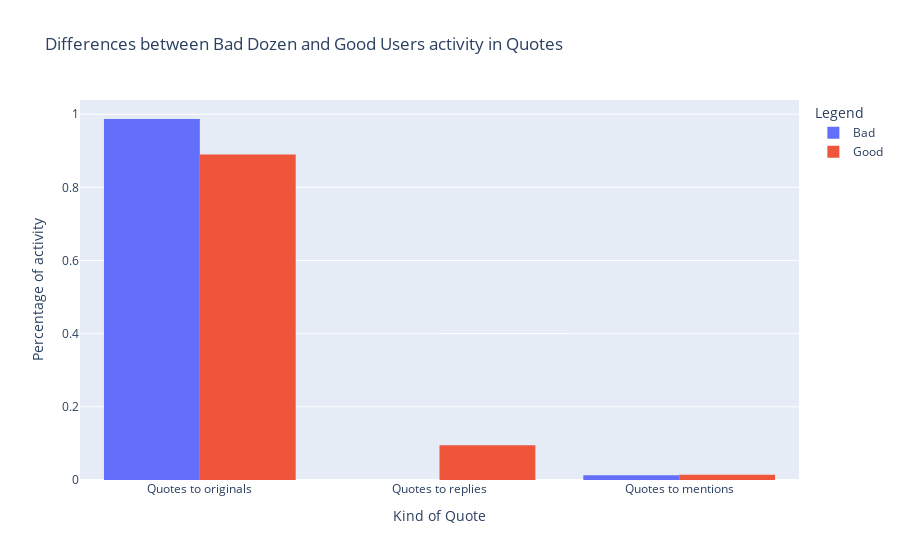

The notebook cell this image was saved under:
### Markdown cell above
# Quote
<a id="quote"/>

### Code cell
bad_values = [(len_quote_original_bad/len_quote_bad), (len_quote_reply_bad/len_quote_bad), (len_quote_mention_bad/len_quote_bad)]
good_values = [(len_quote_original_good/len_quote_good), (len_quote_reply_good/len_quote_good), (len_quote_mention_good/len_quote_good)]
labels = ["Quotes to originals", "Quotes to replies", "Quotes to mentions",]

fig = go.Figure()
fig.add_trace(go.Histogram(histfunc="sum", y=bad_values, x=labels, name="Bad"))
fig.add_trace(go.Histogram(histfunc="sum", y=good_values, x=labels, name="Good"))
fig.update_layout(
    title="Differences between Bad Dozen and Good Users activity in Quotes",
    xaxis_title="Kind of Quote",
    yaxis_title="Percentage of activity",
    legend_title="Legend")
fig.show()

### Figure 1 — Plotly figure (JSON) as saved in the notebook; plotly's stock layout.template omitted (floating-point values rounded to 4 significant figures)
{"data": [{"histfunc": "sum", "name": "Bad", "type": "histogram", "x": ["Quotes to originals", "Quotes to replies", "Quotes to mentions"], "y": [0.9869, 0, 0.01315]}, {"histfunc": "sum", "name": "Good", "type": "histogram", "x": ["Quotes to originals", "Quotes to replies", "Quotes to mentions"], "y": [0.8901, 0.09527, 0.01458]}], "layout": {"legend": {"title": {"text": "Legend"}}, "title": {"text": "Differences between Bad Dozen and Good Users activity in Quotes"}, "xaxis": {"title": {"text": "Kind of Quote"}}, "yaxis": {"title": {"text": "Percentage of activity"}}}}
